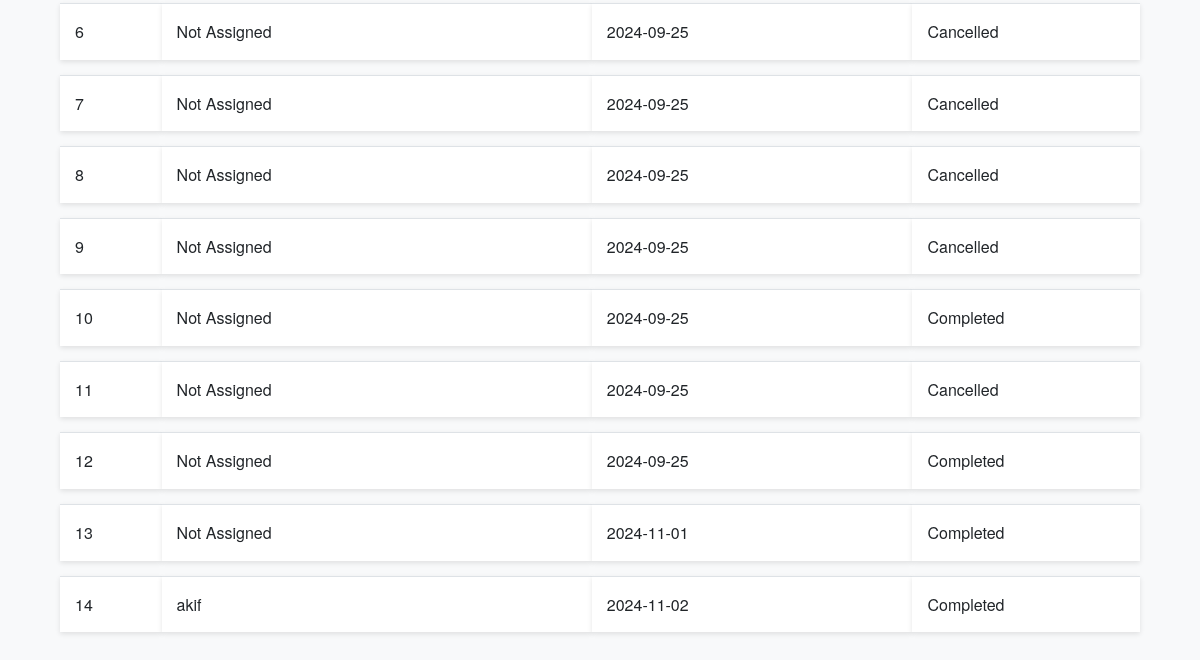
The app's page /admin/dashboard (signed in, lower part), older data.
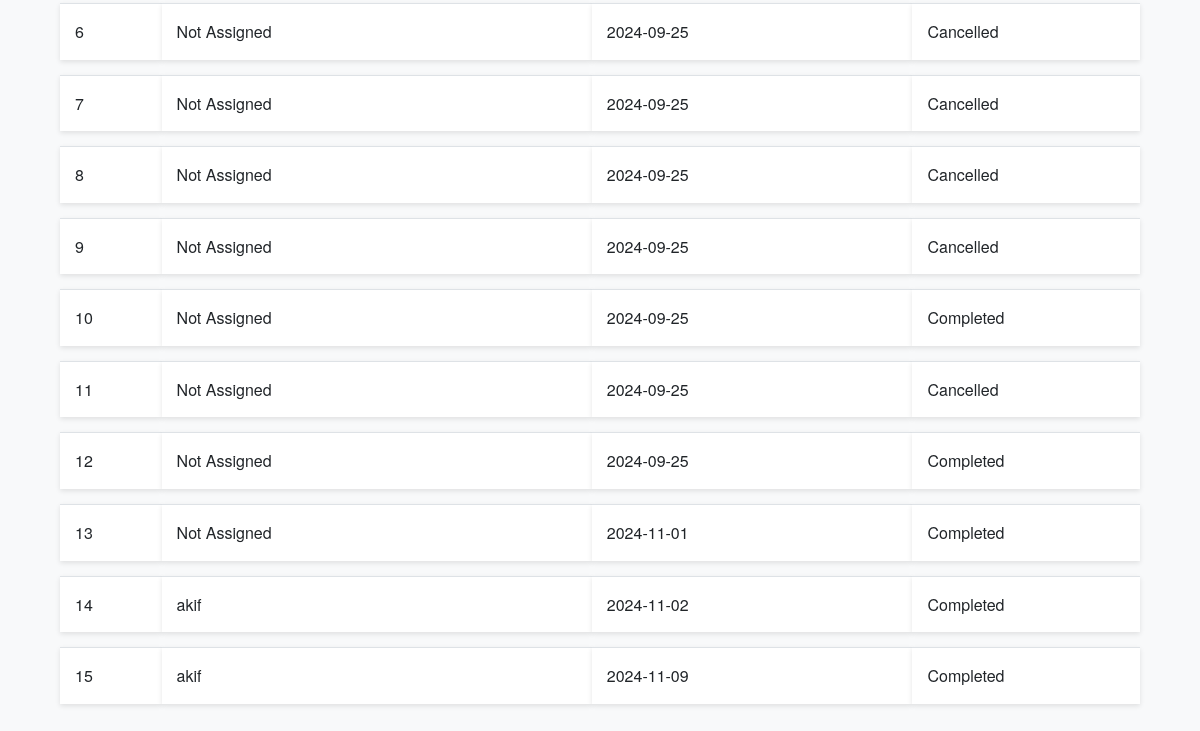
The same page, newer data.
### models.py (models this page shows, shortened)
class ServiceRequest(db.Model):
    __tablename__ = 'service_requests'
    id = db.Column(db.Integer, primary_key=True)
    service_id = db.Column(db.Integer, db.ForeignKey('services.id'), nullable=False)
    customer_id = db.Column(db.Integer, db.ForeignKey('users.id'), nullable=False)
    professional_id = db.Column(db.Integer, db.ForeignKey('users.id'))
    service_status = db.Column(db.String(20), nullable=False, default='requested')
    service = db.relationship('Service', backref='service_requests')
    date_of_request = db.Column(db.DateTime, default=datetime.utcnow)
    date_of_completion = db.Column(db.DateTime)
    remarks = db.Column(db.Text)
    rating = db.Column(db.Integer)

class User(UserMixin, db.Model):
    __tablename__ = 'users'
    id = db.Column(db.Integer, primary_key=True)
    username = db.Column(db.String(100), unique=True, nullable=False)
    password = db.Column(db.String(128), nullable=False)
    role = db.Column(db.String(20), nullable=False)
    is_active = db.Column(db.Boolean, default=True)
    date_created = db.Column(db.DateTime, default=datetime.utcnow)
    date_completed = db.Column(db.DateTime)
    is_approved = db.Column(db.Boolean, default=False)
    service_type = db.Column(db.String(100))
    experience = db.Column(db.Integer)
    resume_filename = db.Column(db.String(200))
    approval_status = db.Column(db.String(50), default='pending')
    customer_service_requests = db.relationship('ServiceRequest', backref='customer', foreign_keys='ServiceRequest.customer_id', lazy='dynamic')
    professional_service_requests = db.relationship('ServiceRequest', backref='professional', foreign_keys='ServiceRequest.professional_id', lazy='dynamic')

### routes.py (the view)
@app.route('/admin/dashboard')
@login_required
def admin_dashboard():
    if current_user.role != 'admin':
        flash('Access denied.')
        return redirect(url_for('index'))
    services = Service.query.all()
    professionals = User.query.filter_by(role='professional').all()
    service_requests = ServiceRequest.query.all()
    pending_professionals = User.query.filter_by(role='professional', approval_status='pending').all()
    rated_service_requests = ServiceRequest.query.filter(ServiceRequest.rating.isnot(None)).all()
    return render_template('admin_dashboard.html', services=services, professionals=professionals, service_requests=service_requests, pending_professionals=pending_professionals, rated_service_requests=rated_service_requests)

### app.py (called while the page is built)
@login_manager.user_loader
def load_user(user_id):
    return User.query.get(int(user_id))

### templates/admin_dashboard.html (shortened to what this page needs)
{% extends 'base.html' %}
{% block content %}
<div class="container mt-4">
    <table class="table table-striped">
        <tbody>
            {% for request in service_requests %}
            <tr>
                <td>{{ request.id }}</td>
                <td>
                    {% if request.professional %}
                        {{ request.professional.username }}
                    {% else %}
                        Not Assigned
                    {% endif %}
                </td>
                <td>{{ request.date_of_request.strftime('%Y-%m-%d') }}</td>
                <td>{{ request.service_status.capitalize() }}</td>
            </tr>
            {% endfor %}
        </tbody>
    </table>
</div>
{% endblock %}

Row changes from the older to the newer data that the page shows:
added ServiceRequest: id "15", professional.username "akif", date_of_request "2024-11-09", service_status "Completed"
